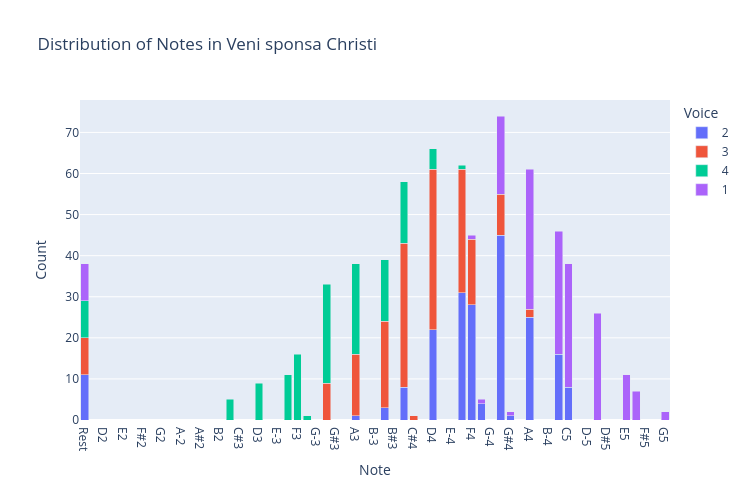

Notebook cell for this chart:
### Markdown cell above
### 3b.  Bar Chart of Notes, Voices and Ranges

### Code cell
pitch_order = ['Rest','C2', 'D2', 'E-2', 'E2', 'F2', 'F#2', 'G-2', 'G2', 'G#2', 'A-2', 'A2', 'A#2','B-2', 'B2',
    'C3', 'C#3', 'D-3','D3', 'D#3', 'E-3','E3', 'F3', 'F#3', 'G-3',  'G3', 'G#3', 'A-3', 'A3', 'A#3', 'B-3','B3', 'B#3',
    'C4', 'C#4', 'D-4','D4', 'D#4','E-4', 'E4', 'F4', 'F#4', 'G-4',  'G4', 'G#4', 'A-4','A4', 'A#4', 'B-4', 'B4',
    'C5', 'C#5','D-5','D5', 'D#5', 'E-5','E5','F5', 'F#5', 'G-5', 'G5', 'G#5', 'A-5', 'A5', 'A#5', 'B-5', 'B5',
    'C6']

# chart of pitches by voice
grouped_data = melted_notes.groupby(['pitch', 'voice']).size().reset_index(name='count')

# Create the stacked bar chart
chart_title = "Distribution of Notes in " + piece.metadata['title']
fig = px.bar(grouped_data,
             x='pitch',
             y='count',
             color='voice',
             barmode='stack',
             title=chart_title,
             # note that we define pitch_order in the helpers file!
             category_orders={'pitch': pitch_order})

fig.update_layout(xaxis_title="Note", 
                  yaxis_title="Count",
                  legend_title='Voice',
                  height=500,
                  width=750,
                  xaxis={'categoryorder': 'array', 'categoryarray': pitch_order})

fig.show()

### Figure 1 — Plotly figure (JSON) as saved in the notebook; plotly's stock layout.template omitted (floating-point values rounded to 4 significant figures)
{"data": [{"alignmentgroup": "True", "hovertemplate": "voice=2<br>pitch=%{x}<br>count=%{y}<extra></extra>", "legendgroup": "2", "marker": {"color": "#636efa", "pattern": {"shape": ""}}, "name": "2", "offsetgroup": "2", "orientation": "v", "showlegend": true, "textposition": "auto", "type": "bar", "x": ["A3", "A4", "B3", "B4", "C4", "C5", "D4", "E4", "F#4", "F4", "G#4", "G4", "Rest"], "xaxis": "x", "y": [1, 25, 3, 16, 8, 8, 22, 31, 4, 28, 1, 45, 11], "yaxis": "y"}, {"alignmentgroup": "True", "hovertemplate": "voice=3<br>pitch=%{x}<br>count=%{y}<extra></extra>", "legendgroup": "3", "marker": {"color": "#EF553B", "pattern": {"shape": ""}}, "name": "3", "offsetgroup": "3", "orientation": "v", "showlegend": true, "textposition": "auto", "type": "bar", "x": ["A3", "A4", "B3", "C#4", "C4", "D4", "E4", "F4", "G3", "G4", "Rest"], "xaxis": "x", "y": [15, 2, 21, 1, 35, 39, 30, 16, 9, 10, 9], "yaxis": "y"}, {"alignmentgroup": "True", "hovertemplate": "voice=4<br>pitch=%{x}<br>count=%{y}<extra></extra>", "legendgroup": "4", "marker": {"color": "#00cc96", "pattern": {"shape": ""}}, "name": "4", "offsetgroup": "4", "orientation": "v", "showlegend": true, "textposition": "auto", "type": "bar", "x": ["A3", "B3", "C3", "C4", "D3", "D4", "E3", "E4", "F#3", "F3", "G3", "Rest"], "xaxis": "x", "y": [22, 15, 5, 15, 9, 5, 11, 1, 1, 16, 24, 9], "yaxis": "y"}, {"alignmentgroup": "True", "hovertemplate": "voice=1<br>pitch=%{x}<br>count=%{y}<extra></extra>", "legendgroup": "1", "marker": {"color": "#ab63fa", "pattern": {"shape": ""}}, "name": "1", "offsetgroup": "1", "orientation": "v", "showlegend": true, "textposition": "auto", "type": "bar", "x": ["A4", "B4", "C5", "D5", "E5", "F#4", "F4", "F5", "G#4", "G4", "G5", "Rest"], "xaxis": "x", "y": [34, 30, 30, 26, 11, 1, 1, 7, 1, 19, 2, 9], "yaxis": "y"}], "layout": {"barmode": "stack", "height": 500, "legend": {"title": {"text": "Voice"}, "tracegroupgap": 0}, "title": {"text": "Distribution of Notes in Veni sponsa Christi"}, "width": 750, "xaxis": {"anchor": "y", "categoryarray": ["Rest", "C2", "D2", "E-2", "E2", "F2", "F#2", "G-2", "G2", "G#2", "A-2", "A2", "A#2", "B-2", "B2", "C3", "C#3", "D-3", "D3", "D#3", "E-3", "E3", "F3", "F#3", "G-3", "G3", "G#3", "A-3", "A3", "A#3", "B-3", "B3", "B#3", "C4", "C#4", "D-4", "D4", "D#4", "E-4", "E4", "F4", "F#4", "G-4", "G4", "G#4", "A-4", "A4", "A#4", "B-4", "B4", "C5", "C#5", "D-5", "D5", "D#5", "E-5", "E5", "F5", "F#5", "G-5", "G5", "G#5", "A-5", "A5", "A#5", "B-5", "B5", "C6"], "categoryorder": "array", "domain": [0, 1], "title": {"text": "Note"}}, "yaxis": {"anchor": "x", "domain": [0, 1], "title": {"text": "Count"}}}}
